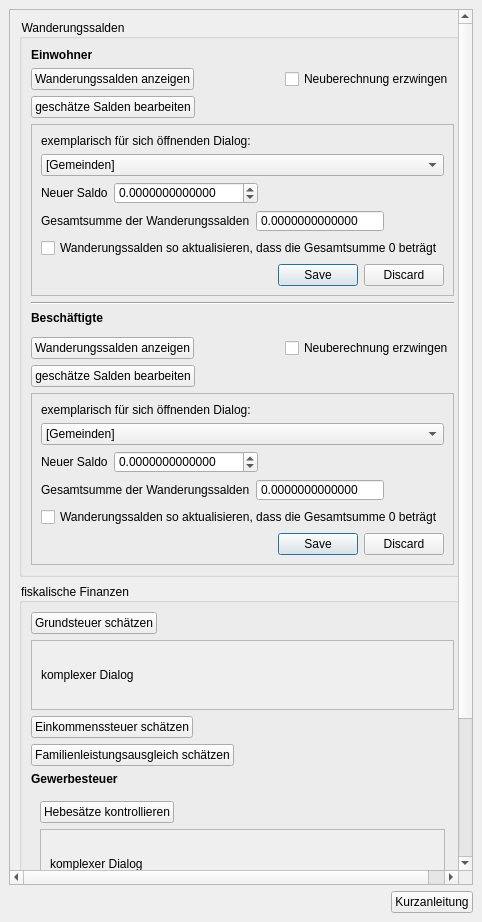
<?xml version="1.0" encoding="UTF-8"?>
<ui version="4.0">
 <class>DockWidget</class>
 <widget class="QDockWidget" name="DockWidget">
  <property name="geometry">
   <rect>
    <x>0</x>
    <y>0</y>
    <width>482</width>
    <height>922</height>
   </rect>
  </property>
  <property name="styleSheet">
   <string notr="true">QgsCollapsibleGroupBox{
font: bold 10pt ;
}
QToolBox:tab {
	font: bold 10pt ;
    color: Grey;
}
QToolBox:tab:selected {
	font: bold 10pt ;
    color: black;
}
QGroupBox::title {
	font: bold italic 8pt ;
    color: black;
}
QPushButton::flat{
background-color: none;
border: 0;
border-style:none;
border-color: blue;
border-width: 0px;
border-radius: 0px;
padding:2px;
}
QPushButton::flat:hover{
background-color: azure;
border-style:solid;
border-color: royalblue;
border-width: 1px;
border-radius: 0px;
padding: 2px;
}
QPushButton::flat:pressed{
background-color: powderblue;
border-style:solid;
border-color: royalblue;
border-width: 1px;
border-radius: 0px;
padding: 2px;
}</string>
  </property>
  <property name="windowTitle">
   <string>Projekt-Check Analyse-Tools // Kommunale Steuereinnahmen</string>
  </property>
  <widget class="QWidget" name="dockWidgetContents">
   <layout class="QVBoxLayout" name="verticalLayout">
    <item>
     <widget class="QScrollArea" name="scrollArea_3">
      <property name="widgetResizable">
       <bool>true</bool>
      </property>
      <widget class="QWidget" name="scrollAreaWidgetContents_3">
       <property name="geometry">
        <rect>
         <x>0</x>
         <y>0</y>
         <width>462</width>
         <height>848</height>
        </rect>
       </property>
       <layout class="QVBoxLayout" name="verticalLayout_7">
        <item>
         <widget class="QgsCollapsibleGroupBox" name="mGroupBox">
          <property name="title">
           <string>Wanderungssalden</string>
          </property>
          <property name="collapsed">
           <bool>true</bool>
          </property>
          <layout class="QVBoxLayout" name="verticalLayout_11">
           <item>
            <widget class="QLabel" name="label_5">
             <property name="font">
              <font>
               <weight>75</weight>
               <bold>true</bold>
              </font>
             </property>
             <property name="text">
              <string>Einwohner</string>
             </property>
            </widget>
           </item>
           <item>
            <layout class="QHBoxLayout" name="horizontalLayout_3">
             <property name="topMargin">
              <number>0</number>
             </property>
             <property name="rightMargin">
              <number>0</number>
             </property>
             <item>
              <widget class="QPushButton" name="pushButton_32">
               <property name="text">
                <string>Wanderungssalden anzeigen</string>
               </property>
               <property name="icon">
                <iconset>
                 <normaloff>../../images/iconset_mob/20190619_iconset_mob_calculate_statistics_1.png</normaloff>../../images/iconset_mob/20190619_iconset_mob_calculate_statistics_1.png</iconset>
               </property>
              </widget>
             </item>
             <item>
              <spacer name="horizontalSpacer">
               <property name="orientation">
                <enum>Qt::Horizontal</enum>
               </property>
               <property name="sizeHint" stdset="0">
                <size>
                 <width>40</width>
                 <height>20</height>
                </size>
               </property>
              </spacer>
             </item>
             <item>
              <widget class="QCheckBox" name="checkBox_21">
               <property name="layoutDirection">
                <enum>Qt::LeftToRight</enum>
               </property>
               <property name="text">
                <string>Neuberechnung erzwingen</string>
               </property>
              </widget>
             </item>
            </layout>
           </item>
           <item>
            <widget class="QPushButton" name="pushButton_43">
             <property name="sizePolicy">
              <sizepolicy hsizetype="Fixed" vsizetype="Fixed">
               <horstretch>0</horstretch>
               <verstretch>0</verstretch>
              </sizepolicy>
             </property>
             <property name="text">
              <string>geschätze Salden bearbeiten</string>
             </property>
             <property name="icon">
              <iconset>
               <normaloff>../../images/iconset_mob/20190619_iconset_mob_edit_statistics_1.png</normaloff>../../images/iconset_mob/20190619_iconset_mob_edit_statistics_1.png</iconset>
             </property>
             <property name="checkable">
              <bool>true</bool>
             </property>
            </widget>
           </item>
           <item>
            <widget class="QFrame" name="frame_3">
             <property name="enabled">
              <bool>true</bool>
             </property>
             <property name="autoFillBackground">
              <bool>false</bool>
             </property>
             <property name="frameShape">
              <enum>QFrame::StyledPanel</enum>
             </property>
             <property name="frameShadow">
              <enum>QFrame::Raised</enum>
             </property>
             <layout class="QVBoxLayout" name="verticalLayout_9">
              <item>
               <widget class="QLabel" name="label_7">
                <property name="text">
                 <string>exemplarisch für sich öffnenden Dialog:</string>
                </property>
               </widget>
              </item>
              <item>
               <widget class="QComboBox" name="comboBox_6">
                <item>
                 <property name="text">
                  <string>[Gemeinden]</string>
                 </property>
                </item>
               </widget>
              </item>
              <item>
               <layout class="QHBoxLayout" name="horizontalLayout_17">
                <item>
                 <widget class="QLabel" name="label_75">
                  <property name="sizePolicy">
                   <sizepolicy hsizetype="Fixed" vsizetype="Preferred">
                    <horstretch>0</horstretch>
                    <verstretch>0</verstretch>
                   </sizepolicy>
                  </property>
                  <property name="text">
                   <string>Neuer Saldo</string>
                  </property>
                 </widget>
                </item>
                <item>
                 <widget class="QDoubleSpinBox" name="doubleSpinBox_5">
                  <property name="sizePolicy">
                   <sizepolicy hsizetype="Fixed" vsizetype="Fixed">
                    <horstretch>0</horstretch>
                    <verstretch>0</verstretch>
                   </sizepolicy>
                  </property>
                  <property name="readOnly">
                   <bool>false</bool>
                  </property>
                  <property name="buttonSymbols">
                   <enum>QAbstractSpinBox::UpDownArrows</enum>
                  </property>
                  <property name="decimals">
                   <number>13</number>
                  </property>
                  <property name="minimum">
                   <double>-99999.000000000000000</double>
                  </property>
                  <property name="maximum">
                   <double>99999.000000000000000</double>
                  </property>
                  <property name="singleStep">
                   <double>0.010000000000000</double>
                  </property>
                 </widget>
                </item>
                <item>
                 <spacer name="horizontalSpacer_14">
                  <property name="orientation">
                   <enum>Qt::Horizontal</enum>
                  </property>
                  <property name="sizeHint" stdset="0">
                   <size>
                    <width>40</width>
                    <height>20</height>
                   </size>
                  </property>
                 </spacer>
                </item>
               </layout>
              </item>
              <item>
               <layout class="QHBoxLayout" name="horizontalLayout_18">
                <item>
                 <widget class="QLabel" name="label_76">
                  <property name="sizePolicy">
                   <sizepolicy hsizetype="Fixed" vsizetype="Preferred">
                    <horstretch>0</horstretch>
                    <verstretch>0</verstretch>
                   </sizepolicy>
                  </property>
                  <property name="text">
                   <string>Gesamtsumme der Wanderungssalden</string>
                  </property>
                  <property name="wordWrap">
                   <bool>false</bool>
                  </property>
                 </widget>
                </item>
                <item>
                 <widget class="QDoubleSpinBox" name="doubleSpinBox_6">
                  <property name="sizePolicy">
                   <sizepolicy hsizetype="Fixed" vsizetype="Fixed">
                    <horstretch>0</horstretch>
                    <verstretch>0</verstretch>
                   </sizepolicy>
                  </property>
                  <property name="readOnly">
                   <bool>true</bool>
                  </property>
                  <property name="buttonSymbols">
                   <enum>QAbstractSpinBox::NoButtons</enum>
                  </property>
                  <property name="decimals">
                   <number>13</number>
                  </property>
                  <property name="minimum">
                   <double>-99999.000000000000000</double>
                  </property>
                  <property name="maximum">
                   <double>99999.000000000000000</double>
                  </property>
                  <property name="singleStep">
                   <double>0.010000000000000</double>
                  </property>
                 </widget>
                </item>
                <item>
                 <spacer name="horizontalSpacer_15">
                  <property name="orientation">
                   <enum>Qt::Horizontal</enum>
                  </property>
                  <property name="sizeHint" stdset="0">
                   <size>
                    <width>40</width>
                    <height>20</height>
                   </size>
                  </property>
                 </spacer>
                </item>
               </layout>
              </item>
              <item>
               <widget class="QCheckBox" name="checkBox_22">
                <property name="text">
                 <string>Wanderungssalden so aktualisieren, dass die Gesamtsumme 0 beträgt</string>
                </property>
                <property name="tristate">
                 <bool>false</bool>
                </property>
               </widget>
              </item>
              <item>
               <widget class="QDialogButtonBox" name="buttonBox_3">
                <property name="standardButtons">
                 <set>QDialogButtonBox::Discard|QDialogButtonBox::Save</set>
                </property>
               </widget>
              </item>
             </layout>
            </widget>
           </item>
           <item>
            <widget class="Line" name="line">
             <property name="frameShadow">
              <enum>QFrame::Sunken</enum>
             </property>
             <property name="orientation">
              <enum>Qt::Horizontal</enum>
             </property>
            </widget>
           </item>
           <item>
            <widget class="QLabel" name="label_6">
             <property name="font">
              <font>
               <weight>75</weight>
               <bold>true</bold>
              </font>
             </property>
             <property name="text">
              <string>Beschäftigte</string>
             </property>
            </widget>
           </item>
           <item>
            <layout class="QHBoxLayout" name="horizontalLayout_4">
             <property name="topMargin">
              <number>6</number>
             </property>
             <item>
              <widget class="QPushButton" name="pushButton_44">
               <property name="text">
                <string>Wanderungssalden anzeigen</string>
               </property>
               <property name="icon">
                <iconset>
                 <normaloff>../../images/iconset_mob/20190619_iconset_mob_calculate_statistics_1.png</normaloff>../../images/iconset_mob/20190619_iconset_mob_calculate_statistics_1.png</iconset>
               </property>
              </widget>
             </item>
             <item>
              <spacer name="horizontalSpacer_2">
               <property name="orientation">
                <enum>Qt::Horizontal</enum>
               </property>
               <property name="sizeHint" stdset="0">
                <size>
                 <width>40</width>
                 <height>20</height>
                </size>
               </property>
              </spacer>
             </item>
             <item>
              <widget class="QCheckBox" name="checkBox_24">
               <property name="layoutDirection">
                <enum>Qt::LeftToRight</enum>
               </property>
               <property name="text">
                <string>Neuberechnung erzwingen</string>
               </property>
              </widget>
             </item>
            </layout>
           </item>
           <item>
            <widget class="QPushButton" name="pushButton_45">
             <property name="sizePolicy">
              <sizepolicy hsizetype="Fixed" vsizetype="Fixed">
               <horstretch>0</horstretch>
               <verstretch>0</verstretch>
              </sizepolicy>
             </property>
             <property name="text">
              <string>geschätze Salden bearbeiten</string>
             </property>
             <property name="icon">
              <iconset>
               <normaloff>../../images/iconset_mob/20190619_iconset_mob_edit_statistics_1.png</normaloff>../../images/iconset_mob/20190619_iconset_mob_edit_statistics_1.png</iconset>
             </property>
             <property name="checkable">
              <bool>true</bool>
             </property>
            </widget>
           </item>
           <item>
            <widget class="QFrame" name="frame_4">
             <property name="frameShape">
              <enum>QFrame::StyledPanel</enum>
             </property>
             <property name="frameShadow">
              <enum>QFrame::Raised</enum>
             </property>
             <layout class="QVBoxLayout" name="verticalLayout_10">
              <item>
               <widget class="QLabel" name="label_8">
                <property name="text">
                 <string>exemplarisch für sich öffnenden Dialog:</string>
                </property>
               </widget>
              </item>
              <item>
               <widget class="QComboBox" name="comboBox_7">
                <item>
                 <property name="text">
                  <string>[Gemeinden]</string>
                 </property>
                </item>
               </widget>
              </item>
              <item>
               <layout class="QHBoxLayout" name="horizontalLayout_19">
                <item>
                 <widget class="QLabel" name="label_77">
                  <property name="sizePolicy">
                   <sizepolicy hsizetype="Fixed" vsizetype="Preferred">
                    <horstretch>0</horstretch>
                    <verstretch>0</verstretch>
                   </sizepolicy>
                  </property>
                  <property name="text">
                   <string>Neuer Saldo</string>
                  </property>
                 </widget>
                </item>
                <item>
                 <widget class="QDoubleSpinBox" name="doubleSpinBox_7">
                  <property name="sizePolicy">
                   <sizepolicy hsizetype="Fixed" vsizetype="Fixed">
                    <horstretch>0</horstretch>
                    <verstretch>0</verstretch>
                   </sizepolicy>
                  </property>
                  <property name="readOnly">
                   <bool>false</bool>
                  </property>
                  <property name="buttonSymbols">
                   <enum>QAbstractSpinBox::UpDownArrows</enum>
                  </property>
                  <property name="decimals">
                   <number>13</number>
                  </property>
                  <property name="minimum">
                   <double>-99999.000000000000000</double>
                  </property>
                  <property name="maximum">
                   <double>99999.000000000000000</double>
                  </property>
                  <property name="singleStep">
                   <double>0.010000000000000</double>
                  </property>
                 </widget>
                </item>
                <item>
                 <spacer name="horizontalSpacer_16">
                  <property name="orientation">
                   <enum>Qt::Horizontal</enum>
                  </property>
                  <property name="sizeHint" stdset="0">
                   <size>
                    <width>40</width>
                    <height>20</height>
                   </size>
                  </property>
                 </spacer>
                </item>
               </layout>
              </item>
              <item>
               <layout class="QHBoxLayout" name="horizontalLayout_20">
                <item>
                 <widget class="QLabel" name="label_78">
                  <property name="sizePolicy">
                   <sizepolicy hsizetype="Fixed" vsizetype="Preferred">
                    <horstretch>0</horstretch>
                    <verstretch>0</verstretch>
                   </sizepolicy>
                  </property>
                  <property name="text">
                   <string>Gesamtsumme der Wanderungssalden</string>
                  </property>
                  <property name="wordWrap">
                   <bool>false</bool>
                  </property>
                 </widget>
                </item>
                <item>
                 <widget class="QDoubleSpinBox" name="doubleSpinBox_8">
                  <property name="sizePolicy">
                   <sizepolicy hsizetype="Fixed" vsizetype="Fixed">
                    <horstretch>0</horstretch>
                    <verstretch>0</verstretch>
                   </sizepolicy>
                  </property>
                  <property name="readOnly">
                   <bool>true</bool>
                  </property>
                  <property name="buttonSymbols">
                   <enum>QAbstractSpinBox::NoButtons</enum>
                  </property>
                  <property name="decimals">
                   <number>13</number>
                  </property>
                  <property name="minimum">
                   <double>-99999.000000000000000</double>
                  </property>
                  <property name="maximum">
                   <double>99999.000000000000000</double>
                  </property>
                  <property name="singleStep">
                   <double>0.010000000000000</double>
                  </property>
                 </widget>
                </item>
                <item>
                 <spacer name="horizontalSpacer_17">
                  <property name="orientation">
                   <enum>Qt::Horizontal</enum>
                  </property>
                  <property name="sizeHint" stdset="0">
                   <size>
                    <width>40</width>
                    <height>20</height>
                   </size>
                  </property>
                 </spacer>
                </item>
               </layout>
              </item>
              <item>
               <widget class="QCheckBox" name="checkBox_23">
                <property name="text">
                 <string>Wanderungssalden so aktualisieren, dass die Gesamtsumme 0 beträgt</string>
                </property>
               </widget>
              </item>
              <item>
               <widget class="QDialogButtonBox" name="buttonBox_4">
                <property name="standardButtons">
                 <set>QDialogButtonBox::Discard|QDialogButtonBox::Save</set>
                </property>
               </widget>
              </item>
             </layout>
            </widget>
           </item>
          </layout>
         </widget>
        </item>
        <item>
         <widget class="QgsCollapsibleGroupBox" name="mGroupBox_2">
          <property name="title">
           <string>fiskalische Finanzen</string>
          </property>
          <property name="collapsed">
           <bool>true</bool>
          </property>
          <layout class="QVBoxLayout" name="verticalLayout_4">
           <item>
            <widget class="QPushButton" name="pushButton_33">
             <property name="sizePolicy">
              <sizepolicy hsizetype="Fixed" vsizetype="Fixed">
               <horstretch>0</horstretch>
               <verstretch>0</verstretch>
              </sizepolicy>
             </property>
             <property name="layoutDirection">
              <enum>Qt::LeftToRight</enum>
             </property>
             <property name="autoFillBackground">
              <bool>false</bool>
             </property>
             <property name="text">
              <string>Grundsteuer schätzen</string>
             </property>
             <property name="icon">
              <iconset>
               <normaloff>../../images/iconset_mob/20190619_iconset_mob_tax_property_calculate_1.png</normaloff>../../images/iconset_mob/20190619_iconset_mob_tax_property_calculate_1.png</iconset>
             </property>
             <property name="checkable">
              <bool>true</bool>
             </property>
             <property name="flat">
              <bool>false</bool>
             </property>
            </widget>
           </item>
           <item>
            <widget class="QScrollArea" name="scrollArea">
             <property name="sizePolicy">
              <sizepolicy hsizetype="Minimum" vsizetype="Fixed">
               <horstretch>0</horstretch>
               <verstretch>0</verstretch>
              </sizepolicy>
             </property>
             <property name="palette">
              <palette>
               <active>
                <colorrole role="Button">
                 <brush brushstyle="SolidPattern">
                  <color alpha="255">
                   <red>255</red>
                   <green>213</green>
                   <blue>253</blue>
                  </color>
                 </brush>
                </colorrole>
               </active>
               <inactive>
                <colorrole role="Button">
                 <brush brushstyle="SolidPattern">
                  <color alpha="255">
                   <red>255</red>
                   <green>213</green>
                   <blue>253</blue>
                  </color>
                 </brush>
                </colorrole>
               </inactive>
               <disabled>
                <colorrole role="Button">
                 <brush brushstyle="SolidPattern">
                  <color alpha="255">
                   <red>255</red>
                   <green>213</green>
                   <blue>253</blue>
                  </color>
                 </brush>
                </colorrole>
               </disabled>
              </palette>
             </property>
             <property name="widgetResizable">
              <bool>true</bool>
             </property>
             <widget class="QWidget" name="scrollAreaWidgetContents">
              <property name="geometry">
               <rect>
                <x>0</x>
                <y>0</y>
                <width>407</width>
                <height>69</height>
               </rect>
              </property>
              <layout class="QVBoxLayout" name="verticalLayout_6">
               <item>
                <widget class="QLabel" name="label_3">
                 <property name="sizePolicy">
                  <sizepolicy hsizetype="Fixed" vsizetype="Fixed">
                   <horstretch>0</horstretch>
                   <verstretch>0</verstretch>
                  </sizepolicy>
                 </property>
                 <property name="text">
                  <string>komplexer Dialog</string>
                 </property>
                </widget>
               </item>
              </layout>
             </widget>
            </widget>
           </item>
           <item>
            <widget class="QPushButton" name="pushButton_34">
             <property name="sizePolicy">
              <sizepolicy hsizetype="Fixed" vsizetype="Fixed">
               <horstretch>0</horstretch>
               <verstretch>0</verstretch>
              </sizepolicy>
             </property>
             <property name="text">
              <string>Einkommenssteuer schätzen</string>
             </property>
             <property name="icon">
              <iconset>
               <normaloff>../../images/iconset_mob/20190619_iconset_mob_tax_income_calculate_1.png</normaloff>../../images/iconset_mob/20190619_iconset_mob_tax_income_calculate_1.png</iconset>
             </property>
            </widget>
           </item>
           <item>
            <widget class="QPushButton" name="pushButton_35">
             <property name="sizePolicy">
              <sizepolicy hsizetype="Fixed" vsizetype="Fixed">
               <horstretch>0</horstretch>
               <verstretch>0</verstretch>
              </sizepolicy>
             </property>
             <property name="text">
              <string>Familienleistungsausgleich schätzen</string>
             </property>
             <property name="icon">
              <iconset>
               <normaloff>../../images/iconset_mob/20190619_iconset_mob_family_compensation_1.png</normaloff>../../images/iconset_mob/20190619_iconset_mob_family_compensation_1.png</iconset>
             </property>
            </widget>
           </item>
           <item>
            <widget class="QLabel" name="label">
             <property name="font">
              <font>
               <weight>75</weight>
               <bold>true</bold>
              </font>
             </property>
             <property name="text">
              <string>Gewerbesteuer</string>
             </property>
            </widget>
           </item>
           <item>
            <widget class="QFrame" name="frame">
             <property name="frameShape">
              <enum>QFrame::NoFrame</enum>
             </property>
             <property name="frameShadow">
              <enum>QFrame::Raised</enum>
             </property>
             <property name="lineWidth">
              <number>1</number>
             </property>
             <property name="midLineWidth">
              <number>0</number>
             </property>
             <layout class="QVBoxLayout" name="verticalLayout_2">
              <item>
               <widget class="QPushButton" name="pushButton_36">
                <property name="sizePolicy">
                 <sizepolicy hsizetype="Fixed" vsizetype="Fixed">
                  <horstretch>0</horstretch>
                  <verstretch>0</verstretch>
                 </sizepolicy>
                </property>
                <property name="layoutDirection">
                 <enum>Qt::LeftToRight</enum>
                </property>
                <property name="autoFillBackground">
                 <bool>false</bool>
                </property>
                <property name="text">
                 <string>Hebesätze kontrollieren</string>
                </property>
                <property name="icon">
                 <iconset>
                  <normaloff>../../images/iconset_mob/20190619_iconset_mob_specify_2.png</normaloff>../../images/iconset_mob/20190619_iconset_mob_specify_2.png</iconset>
                </property>
                <property name="checkable">
                 <bool>true</bool>
                </property>
                <property name="flat">
                 <bool>false</bool>
                </property>
               </widget>
              </item>
              <item>
               <widget class="QScrollArea" name="scrollArea_2">
                <property name="sizePolicy">
                 <sizepolicy hsizetype="Minimum" vsizetype="Fixed">
                  <horstretch>0</horstretch>
                  <verstretch>0</verstretch>
                 </sizepolicy>
                </property>
                <property name="palette">
                 <palette>
                  <active>
                   <colorrole role="Button">
                    <brush brushstyle="SolidPattern">
                     <color alpha="255">
                      <red>255</red>
                      <green>213</green>
                      <blue>253</blue>
                     </color>
                    </brush>
                   </colorrole>
                  </active>
                  <inactive>
                   <colorrole role="Button">
                    <brush brushstyle="SolidPattern">
                     <color alpha="255">
                      <red>255</red>
                      <green>213</green>
                      <blue>253</blue>
                     </color>
                    </brush>
                   </colorrole>
                  </inactive>
                  <disabled>
                   <colorrole role="Button">
                    <brush brushstyle="SolidPattern">
                     <color alpha="255">
                      <red>255</red>
                      <green>213</green>
                      <blue>253</blue>
                     </color>
                    </brush>
                   </colorrole>
                  </disabled>
                 </palette>
                </property>
                <property name="widgetResizable">
                 <bool>true</bool>
                </property>
                <widget class="QWidget" name="scrollAreaWidgetContents_2">
                 <property name="geometry">
                  <rect>
                   <x>0</x>
                   <y>0</y>
                   <width>389</width>
                   <height>69</height>
                  </rect>
                 </property>
                 <layout class="QVBoxLayout" name="verticalLayout_8">
                  <item>
                   <widget class="QLabel" name="label_4">
                    <property name="sizePolicy">
                     <sizepolicy hsizetype="Fixed" vsizetype="Fixed">
                      <horstretch>0</horstretch>
                      <verstretch>0</verstretch>
                     </sizepolicy>
                    </property>
                    <property name="text">
                     <string>komplexer Dialog</string>
                    </property>
                   </widget>
                  </item>
                 </layout>
                </widget>
               </widget>
              </item>
              <item>
               <widget class="QPushButton" name="pushButton_42">
                <property name="sizePolicy">
                 <sizepolicy hsizetype="Fixed" vsizetype="Fixed">
                  <horstretch>0</horstretch>
                  <verstretch>0</verstretch>
                 </sizepolicy>
                </property>
                <property name="layoutDirection">
                 <enum>Qt::LeftToRight</enum>
                </property>
                <property name="autoFillBackground">
                 <bool>false</bool>
                </property>
                <property name="text">
                 <string>Gewerbesteuer (netto) schätzen</string>
                </property>
                <property name="icon">
                 <iconset>
                  <normaloff>../../images/iconset_mob/20190619_iconset_mob_tax_business_1.png</normaloff>../../images/iconset_mob/20190619_iconset_mob_tax_business_1.png</iconset>
                </property>
                <property name="checkable">
                 <bool>false</bool>
                </property>
                <property name="flat">
                 <bool>false</bool>
                </property>
               </widget>
              </item>
             </layout>
            </widget>
           </item>
           <item>
            <widget class="QPushButton" name="pushButton_37">
             <property name="sizePolicy">
              <sizepolicy hsizetype="Fixed" vsizetype="Fixed">
               <horstretch>0</horstretch>
               <verstretch>0</verstretch>
              </sizepolicy>
             </property>
             <property name="text">
              <string>Umsatzsteuer schätzen</string>
             </property>
             <property name="icon">
              <iconset>
               <normaloff>../../images/iconset_mob/20190619_iconset_mob_tax_sales_1.png</normaloff>../../images/iconset_mob/20190619_iconset_mob_tax_sales_1.png</iconset>
             </property>
             <property name="checkable">
              <bool>false</bool>
             </property>
            </widget>
           </item>
           <item>
            <widget class="QPushButton" name="pushButton_38">
             <property name="sizePolicy">
              <sizepolicy hsizetype="Fixed" vsizetype="Fixed">
               <horstretch>0</horstretch>
               <verstretch>0</verstretch>
              </sizepolicy>
             </property>
             <property name="text">
              <string>Gesamtsumme schätzen</string>
             </property>
             <property name="icon">
              <iconset>
               <normaloff>../../images/iconset_mob/20190619_iconset_mob_sum_1.png</normaloff>../../images/iconset_mob/20190619_iconset_mob_sum_1.png</iconset>
             </property>
            </widget>
           </item>
           <item>
            <layout class="QHBoxLayout" name="horizontalLayout">
             <item>
              <spacer name="horizontalSpacer_3">
               <property name="orientation">
                <enum>Qt::Horizontal</enum>
               </property>
               <property name="sizeHint" stdset="0">
                <size>
                 <width>40</width>
                 <height>20</height>
                </size>
               </property>
              </spacer>
             </item>
             <item>
              <widget class="QPushButton" name="pushButton_40">
               <property name="sizePolicy">
                <sizepolicy hsizetype="Fixed" vsizetype="Fixed">
                 <horstretch>0</horstretch>
                 <verstretch>0</verstretch>
                </sizepolicy>
               </property>
               <property name="layoutDirection">
                <enum>Qt::LeftToRight</enum>
               </property>
               <property name="text">
                <string>Hinweise zur Ergebnisinterpretation</string>
               </property>
               <property name="icon">
                <iconset>
                 <normaloff>../../images/iconset_mob/20190619_iconset_mob_info_2.png</normaloff>../../images/iconset_mob/20190619_iconset_mob_info_2.png</iconset>
               </property>
              </widget>
             </item>
            </layout>
           </item>
          </layout>
         </widget>
        </item>
        <item>
         <spacer name="verticalSpacer">
          <property name="orientation">
           <enum>Qt::Vertical</enum>
          </property>
          <property name="sizeHint" stdset="0">
           <size>
            <width>20</width>
            <height>40</height>
           </size>
          </property>
         </spacer>
        </item>
       </layout>
      </widget>
     </widget>
    </item>
    <item>
     <layout class="QHBoxLayout" name="horizontalLayout_2">
      <property name="leftMargin">
       <number>0</number>
      </property>
      <property name="topMargin">
       <number>0</number>
      </property>
      <property name="rightMargin">
       <number>0</number>
      </property>
      <property name="bottomMargin">
       <number>0</number>
      </property>
      <item>
       <spacer name="horizontalSpacer_4">
        <property name="orientation">
         <enum>Qt::Horizontal</enum>
        </property>
        <property name="sizeHint" stdset="0">
         <size>
          <width>40</width>
          <height>20</height>
         </size>
        </property>
       </spacer>
      </item>
      <item>
       <widget class="QPushButton" name="pushButton_2">
        <property name="sizePolicy">
         <sizepolicy hsizetype="Fixed" vsizetype="Fixed">
          <horstretch>0</horstretch>
          <verstretch>0</verstretch>
         </sizepolicy>
        </property>
        <property name="layoutDirection">
         <enum>Qt::LeftToRight</enum>
        </property>
        <property name="text">
         <string>Kurzanleitung</string>
        </property>
        <property name="icon">
         <iconset>
          <normaloff>../../images/iconset_mob/20190619_iconset_mob_info_2.png</normaloff>../../images/iconset_mob/20190619_iconset_mob_info_2.png</iconset>
        </property>
       </widget>
      </item>
     </layout>
    </item>
   </layout>
  </widget>
 </widget>
 <customwidgets>
  <customwidget>
   <class>QgsCollapsibleGroupBox</class>
   <extends>QGroupBox</extends>
   <header>qgscollapsiblegroupbox.h</header>
   <container>1</container>
  </customwidget>
 </customwidgets>
 <resources/>
 <connections>
  <connection>
   <sender>pushButton_33</sender>
   <signal>toggled(bool)</signal>
   <receiver>scrollArea</receiver>
   <slot>setVisible(bool)</slot>
   <hints>
    <hint type="sourcelabel">
     <x>61</x>
     <y>103</y>
    </hint>
    <hint type="destinationlabel">
     <x>89</x>
     <y>123</y>
    </hint>
   </hints>
  </connection>
  <connection>
   <sender>pushButton_36</sender>
   <signal>toggled(bool)</signal>
   <receiver>scrollArea_2</receiver>
   <slot>setVisible(bool)</slot>
   <hints>
    <hint type="sourcelabel">
     <x>93</x>
     <y>283</y>
    </hint>
    <hint type="destinationlabel">
     <x>132</x>
     <y>312</y>
    </hint>
   </hints>
  </connection>
  <connection>
   <sender>pushButton_43</sender>
   <signal>toggled(bool)</signal>
   <receiver>frame_3</receiver>
   <slot>setVisible(bool)</slot>
   <hints>
    <hint type="sourcelabel">
     <x>122</x>
     <y>125</y>
    </hint>
    <hint type="destinationlabel">
     <x>210</x>
     <y>151</y>
    </hint>
   </hints>
  </connection>
  <connection>
   <sender>pushButton_45</sender>
   <signal>toggled(bool)</signal>
   <receiver>frame_4</receiver>
   <slot>setVisible(bool)</slot>
   <hints>
    <hint type="sourcelabel">
     <x>116</x>
     <y>370</y>
    </hint>
    <hint type="destinationlabel">
     <x>168</x>
     <y>395</y>
    </hint>
   </hints>
  </connection>
 </connections>
</ui>
